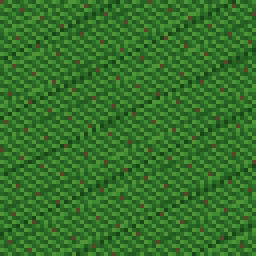
#> input picture blocks/assets/packs/classic/grass_top.png, 64 x 64 px, found by its file name (shown 4 times larger)
$ python gen_pack.py
#> lines starting #> are read from the running program, lines starting #| are printed output that depends on the picture
#!/usr/bin/env python3
"""Bertopia asset pack generator. Deterministic: same inputs -> same bytes.
Inputs : Kenney Voxel Pack (CC0) unzipped at $KENNEY_VOXEL (default /tmp/kpack/voxel), registry_src.py
Outputs: textures/{blocks,items,sprites,minimap}/*.png, atlas/{terrain,alpha,items}.png + .json, registry.json,
         dex/bertodex-en.json, manifest rows (tools/_manifest_tex.csv) consumed by check_pack.py / MANIFEST.csv.
Style  : 32 px, flat colours, 2x2 pixel clusters, 1 px dark outline on items, glare-safe (no pure #FFFFFF).
"""
import os, sys, json, math, hashlib, csv
import numpy as np
from PIL import Image, ImageDraw, ImageFilter
HERE = os.path.dirname(os.path.abspath(__file__)); ROOT = os.path.dirname(HERE)
sys.path.insert(0, HERE); import registry_src as R
KV = os.environ.get('KENNEY_VOXEL', '/tmp/kpack/voxel')
S = 32
KENNEY_URL = 'https://kenney.nl/assets/voxel-pack'
ROWS = []  # manifest rows: id,type,file,size,source_url,license_as_stated,author,made_by,used_by
LIC_K = 'Creative Commons CC0 (as stated on kenney.nl page and License.txt in zip)'
LIC_G = 'Project-original (generated by tools/gen_pack.py; owner trebiluk); no third-party license'
GLARE = np.array([238, 243, 247])  # snow #EEF3F7 is the brightest allowed surface colour (WORLD-2 §4)

def rng(name):
    return np.random.default_rng(int(hashlib.sha1(name.encode()).hexdigest()[:8], 16))
def hexc(h):
    h = h.lstrip('#'); return np.array([int(h[i:i+2], 16) for i in (0, 2, 4)], dtype=float)
def kenney(name, folder='Tiles'):
    im = Image.open(f'{KV}/PNG/{folder}/{name}.png').convert('RGBA')
    return im.resize((S, S), Image.BOX)
def arr(im): return np.asarray(im.convert('RGBA')).astype(float)
def img(a): return Image.fromarray(np.clip(a, 0, 255).astype(np.uint8), 'RGBA')
def deglare(a):
    """Clamp every opaque pixel so no channel set reaches pure white; brightest = #EEF3F7."""
    rgb = a[..., :3]; lum = rgb.mean(-1, keepdims=True)
    hot = (rgb > GLARE).any(-1, keepdims=True)
    a[..., :3] = np.where(hot, np.minimum(rgb, GLARE), rgb)
    return a
# [10 lines left out: functions noise_tile, speckle, not called in this run]
def bevel(a, d=18):
    a[0, :, :3] += d; a[:, 0, :3] += d; a[-1, :, :3] -= d; a[:, -1, :3] -= d; return a

# ---------- ore overlays: each ore has a distinct SHAPE (WORLD-1 §7), not only a colour ----------
# [48 lines left out: functions ov_dots, ov_streaks, ov_flakes, ov_squares, ov_spikes, ov_lines and 2 more, not called in this run]
def ov_grains(a, col, seed, n=40):                 # black sand / ilmenite style grains
    return speckle(a, col, n / (S*S), seed)
# [10 lines left out: functions ov_flecks, ov_layers, not called in this run]

# ---------- machine family faces ----------
STEEL = '#8a929c'; FRAME = '#565d66'
ACCENT = {'power': '#e3b341', 'logistics': '#3fa7c2', 'network': '#7a5cc7', 'craft': '#d27a3c', 'fun': '#e05a8a', 'music': '#5bbf8a', 'town': '#b78a5a'}
# [7 lines left out: function machine, not called in this run]
def g_screen(col):
    return lambda d: (d.rectangle([7, 6, 24, 18], fill=(28, 40, 52), outline=(20, 24, 28)), d.line([9, 10, 18, 10], fill=col), d.line([9, 13, 15, 13], fill=col))
def g_fire(d):
    d.rectangle([8, 9, 23, 20], fill=(40, 30, 28)); d.polygon([(12, 20), (16, 11), (20, 20)], fill=(240, 150, 50)); d.polygon([(14, 20), (16, 15), (18, 20)], fill=(250, 220, 120))
# [4 lines left out: function g_slots, not called in this run]
def g_bolt(d): d.polygon([(17, 6), (11, 16), (16, 16), (14, 23), (21, 12), (16, 12)], fill=(240, 200, 70))
def g_gear(d): d.ellipse([10, 8, 22, 20], outline=(230, 140, 70), width=2); d.ellipse([14, 12, 18, 16], fill=(230, 140, 70))
def g_net(d):
    for p in [(16, 8), (9, 18), (23, 18)]: d.ellipse([p[0]-2, p[1]-2, p[0]+2, p[1]+2], fill=(160, 130, 230))
    d.line([16, 8, 9, 18], fill=(160, 130, 230)); d.line([16, 8, 23, 18], fill=(160, 130, 230)); d.line([9, 18, 23, 18], fill=(160, 130, 230))
# [16 lines left out: functions wood_face, door_half, not called in this run]

def cross(draw_fn, seed):
    im = Image.new('RGBA', (S, S), (0, 0, 0, 0)); d = ImageDraw.Draw(im); draw_fn(d, rng(seed)); return arr(im)
# [13 lines left out: function bush, not called in this run]

def T(name):  # texture recipes (block faces)
    k = name
    # --- live atlas order (indices 0..20 identical names to bloxbert-src/assets/atlas.json) ---
    if k in ('grass_top', 'dirt_grass', 'dirt', 'stone', 'greystone', 'stone_coal', 'sand', 'gravel_stone', 'brick_red',
             'brick_grey', 'wood', 'trunk_top', 'trunk_side', 'cotton_blue', 'cotton_green', 'cotton_red', 'cotton_tan',
             'snow', 'ice', 'redsand', 'dirt_snow', 'trunk_white_side', 'trunk_white_top', 'water', 'lava'):
        a = arr(kenney(k))
        if k == 'snow': a[..., :3] = a[..., :3] * 0.94 + hexc('#e3ecf2') * 0.06
        if k == 'ice': a[..., :3] = a[..., :3] * 0.9 + hexc('#bfe6ef') * 0.1
        if k == 'water': a[..., 3] = 170
        return a, 'kenney:' + k
    if k == 'leaves': return arr(kenney('leaves_transparent')), 'kenney:leaves_transparent'
    if k == 'glass': return arr(kenney('glass_frame')), 'kenney:glass_frame'
    if k.startswith('wheat_stage'): return arr(kenney(k)), 'kenney:' + k
    stone = lambda: arr(kenney('stone'))
    G = None
    ores = {
        'ore_iron': lambda: ov_dots(stone(), '#b0643a', k), 'ore_copper': lambda: ov_streaks(stone(), '#d9813e', '#4fae8c', k),
        'ore_zinc': lambda: ov_flakes(stone(), '#8fa3bd', k), 'ore_tin': lambda: ov_squares(stone(), '#4b3a2e', k),
        'ore_quartz': lambda: ov_spikes(stone(), '#e6e8ea', k), 'ore_silver': lambda: ov_lines(stone(), '#e8eef4', k),
        'ore_gold': lambda: ov_vein(stone(), '#e8b923', k), 'glow_moss': lambda: ov_glow(noise_tile('#2f4d45', 10, k), '#4fe0c8', k),
        'ore_ilmenite': lambda: ov_squares(arr(kenney('greystone')), '#22252b', k, 7),
        'ore_platinum': lambda: ov_flecks(noise_tile('#3e3a44', 8, 'basalt'), '#d9dde3', k),
        'ore_graphite': lambda: ov_layers(noise_tile('#4a4d52', 8, k), '#2a2c30', k),
    }
    if k in ores: return ores[k](), 'generated'
    plain = {
        'coreplate': ('#3b3f47', 6), 'clay': ('#8e9fae', 5), 'clay_boundary': ('#b9a48a', 5), 'basalt': ('#3e3a44', 8),
        'granite': ('#b9b2ab', 10), 'red_soil': ('#a5522f', 10), 'bauxite': ('#b5653f', 12), 'salt_crust': ('#e8e4da', 6),
        'sand_black': ('#2b2a2e', 10), 'sand_quartz': ('#e2d6b5', 9), 'gravel_panned': ('#8d8a85', 8),
        'molten': ('#ff8a2a', 18), 'leaf_pile': ('#c4662f', 16), 'concrete': ('#a7a9ab', 5), 'plywood': ('#c9a46b', 6),
        'copper_block': ('#c27a43', 6), 'steel_block': ('#8e969f', 5), 'cut_stone': ('#9a9ea3', 5),
    }
    if k in plain:
        a = noise_tile(*plain[k], seed=k)
        if k == 'granite': a = speckle(speckle(a, '#5b5552', .06, k + '1'), '#e0d6cc', .05, k + '2')
        if k == 'bauxite': a = ov_dots(a, '#8a3f22', k, 9, 1)
        if k == 'sand_black': a = speckle(a, '#5a5f66', .08, k)
        if k == 'sand_quartz': a = speckle(a, '#f0ece2', .06, k)
        if k == 'salt_crust': a = ov_lines(a, '#c8c2b4', k, 7)
        if k == 'clay_boundary': a[14:18, :, :3] -= 25
        if k == 'gravel_panned': a = speckle(a, '#6d6a66', .1, k, 2)
        if k in ('cut_stone', 'concrete', 'copper_block', 'steel_block'): a = bevel(a)
        if k == 'cut_stone': a[15, :, :3] -= 25; a[:15, 15, :3] -= 25; a[16:, 7, :3] -= 25; a[16:, 23, :3] -= 25
        if k == 'plywood': a[::4, :, :3] -= 14
        if k == 'molten': a = speckle(a, '#ffd36a', .08, k, 2)
        return a, 'generated'
    if k == 'leaves_birch': a = arr(kenney('leaves_transparent')); a[..., :3] = a[..., :3] * 0.6 + hexc('#9fd36a') * 0.4; return a, 'kenney:leaves_transparent (recoloured)'
    if k == 'leaves_spruce': a = arr(kenney('leaves_transparent')); a[..., :3] = a[..., :3] * 0.55 + hexc('#1f4d3a') * 0.45; return a, 'kenney:leaves_transparent (recoloured)'
    if k in ('trunk_spruce_side', 'trunk_spruce_top'):
        a = arr(kenney(k.replace('spruce_', ''))); a[..., :3] *= np.array([0.7, 0.62, 0.58]); return a, 'kenney:' + k.replace('spruce_', '') + ' (recoloured)'
    if k == 'dirt_grass_snow': return arr(kenney('dirt_snow')), 'kenney:dirt_snow'
    if k == 'glass_tinted': a = arr(kenney('glass_frame')); a[..., :3] = a[..., :3] * 0.6 + hexc('#4b5f73') * 0.4; a[..., 3] = np.maximum(a[..., 3], 120); return a, 'kenney:glass_frame (tinted)'
    if k == 'glass_frosted': a = arr(kenney('glass_frame')); a[..., :3] = a[..., :3] * 0.5 + hexc('#d7e4ea') * 0.5; a[..., 3] = np.maximum(a[..., 3], 190); return a, 'kenney:glass_frame (frosted)'
    if k == 'glass_pane': a = arr(kenney('glass_frame')); return a, 'kenney:glass_frame'
    if k == 'mirror': a = noise_tile('#b8c6d0', 4, k); a[4:-4, 4:-4, :3] = hexc('#cfe0ea'); a[6:10, 6:20, :3] = GLARE; a = bevel(a, 30); return a, 'generated'
    # --- stations (live) ---
    if k == 'workbench_top': return wood_face(k, lambda d: (d.rectangle([4, 4, 27, 27], outline=(90, 60, 30)), d.line([8, 10, 20, 10], fill=(150, 150, 160), width=2), d.line([10, 20, 22, 20], fill=(90, 60, 30), width=2))), 'generated (on kenney:wood)'
    if k == 'workbench_side': return wood_face(k, lambda d: d.rectangle([3, 14, 28, 17], fill=(110, 75, 40))), 'generated (on kenney:wood)'
    if k == 'oven_front': return machine(k, 'craft', g_fire), 'generated'
    if k == 'oven_side': return machine(k, 'craft'), 'generated'
    if k == 'oven_top': return machine(k, 'craft', lambda d: d.ellipse([10, 10, 21, 21], outline=(60, 60, 66), width=2)), 'generated'
    if k == 'machine_side': return machine(k, 'logistics'), 'generated'
    if k == 'machine_top': return machine(k, 'logistics', lambda d: d.rectangle([9, 9, 22, 22], outline=(70, 76, 84))), 'generated'
    if k == 'vend_front': return machine(k, 'town', g_slots(4)), 'generated'
    if k == 'store_front': return wood_face(k, lambda d: (d.rectangle([4, 6, 27, 14], fill=(60, 120, 150)), d.ellipse([12, 18, 19, 25], fill=(214, 140, 60), outline=(120, 70, 30)))), 'generated (on kenney:wood)'
    if k == 'store_top': return wood_face(k), 'kenney:wood'
    if k == 'bunk_top': a = arr(kenney('cotton_blue')); a[2:10, 4:28, :3] = hexc('#e6e2d8'); return a, 'generated (on kenney:cotton_blue)'
    if k == 'bunk_side': return wood_face(k, lambda d: (d.rectangle([2, 8, 29, 14], fill=(70, 110, 170)), d.rectangle([2, 22, 29, 25], fill=(110, 75, 40)))), 'generated (on kenney:wood)'
    if k in ('box_front', 'box_side', 'box_top', 'overflow_front', 'cabinet_front', 'cabinet_glass_front', 'apple_crate_side', 'apple_crate_top', 'drafting_top', 'labbench_top', 'labbench_side'):
        # [13 lines left out: function gl, not called in this run]
        return wood_face(k, gl), 'generated (on kenney:wood)'
    if k == 'smelter_front':
        a = arr(kenney('brick_grey')); im = img(a); g_fire(ImageDraw.Draw(im)); return arr(im), 'generated (on kenney:brick_grey)'
    if k in ('smelter_side', 'smelter_top'): return arr(kenney('brick_grey')), 'kenney:brick_grey'
    fam = {'fabricator_front': ('craft', g_gear), 'core_front': ('network', g_net), 'drivebay_front': ('network', g_slots(4)),
           'terminal_front': ('network', g_screen((160, 130, 230))), 'batterybox_front': ('power', g_bolt),
           'sorter_front': ('logistics', lambda d: [d.line([16, 8, x, 24], fill=(110, 200, 220), width=2) for x in (6, 12, 20, 26)]),
           'sorter_side': ('logistics', None), 'cleanbench_front': ('craft', g_screen((120, 220, 240))),
           'locker_front': ('town', lambda d: [d.line([8, y, 23, y], fill=(60, 66, 74)) for y in (6, 8, 10)]), 'locker_side': ('town', None),
           'jukebox_front': ('music', lambda d: (d.ellipse([8, 6, 23, 21], fill=(30, 30, 34), outline=(91, 191, 138), width=2), d.ellipse([14, 12, 17, 15], fill=(224, 90, 138)))),
           'jukebox_side': ('music', None), 'jukebox_top': ('music', lambda d: d.line([8, 15, 23, 15], fill=(30, 30, 34), width=2)),
           'disco_top': ('fun', lambda d: [d.rectangle([2 + (i % 4) * 7, 2 + (i // 4) * 7, 7 + (i % 4) * 7, 7 + (i // 4) * 7], fill=[(224, 90, 138), (63, 167, 194), (227, 179, 65), (122, 92, 199)][(i + i // 4) % 4]) for i in range(16)]),
           }
    if k in fam: a, gfn = fam[k]; return machine(k, a, gfn), 'generated'
    if k == 'solar_top':
        a = noise_tile('#24364f', 4, k); a[:, ::8, :3] = hexc('#8a929c'); a[::8, :, :3] = hexc('#8a929c'); a[1:3, 1:31, :3] += 30; return a, 'generated'
    if k == 'carved_front_blank':  # default face; a player-carved 16x16 face bitmap replaces the centre at runtime
        a = noise_tile('#e07a24', 8, 'pumpkin'); a[:, ::6, :3] -= 30; im = img(a); d = ImageDraw.Draw(im)
        d.rectangle([8, 8, 23, 23], outline=(170, 90, 30)); return arr(im), 'generated'
    if k in ('gift_top', 'gift_side'):
        a = noise_tile('#3a8f5a', 4, k); a[:, 14:18, :3] = hexc('#d94a4a')
        if k == 'gift_top': a[14:18, :, :3] = hexc('#d94a4a')
        return a, 'generated'
    if k in ('hay_top', 'hay_side'):
        a = noise_tile('#d6b25a', 10, k)
        if k == 'hay_side': a[:, ::3, :3] -= 18; a[9:11, :, :3] = hexc('#8a5a2a'); a[21:23, :, :3] = hexc('#8a5a2a')
        else: a = speckle(a, '#b08a3a', .15, k)
        return a, 'generated'
    if k == 'tile_ornament':
        a = noise_tile('#24456b', 4, k); im = img(a); d = ImageDraw.Draw(im)
        for (x, y), c in zip([(8, 9), (22, 11), (12, 23), (24, 24)], [(217, 74, 74), (227, 179, 65), (79, 224, 200), (224, 90, 138)]): d.ellipse([x-4, y-4, x+4, y+4], fill=c); d.point((x-1, y-2), fill=(238, 243, 247))
        return arr(im), 'generated'
    if k == 'stripe_red':
        yy, xx = np.mgrid[0:S, 0:S]; a = np.zeros((S, S, 4)); a[..., 3] = 255
        a[..., :3] = np.where((((xx + yy) // 6) % 2 == 0)[..., None], hexc('#d94a4a'), hexc('#e8e4da')); return a, 'generated'
    if k in ('bounce_top', 'bounce_side'):
        a = noise_tile('#3fb27f', 6, k)
        if k == 'bounce_side': a[::6, :, :3] = hexc('#8a929c')
        else: a = bevel(a, 25)
        return a, 'generated'
    if k in ('note_top', 'note_side'):
        a = arr(kenney('wood_red')); im = img(a); d = ImageDraw.Draw(im)
        d.ellipse([10, 18, 16, 23], fill=(30, 30, 34)); d.line([15, 20, 15, 8], fill=(30, 30, 34), width=2); d.line([15, 8, 21, 10], fill=(30, 30, 34), width=2)
        return arr(im), 'generated (on kenney:wood_red)'
    if k in ('pumpkin_top', 'pumpkin_side', 'jack_front'):
        a = noise_tile('#e07a24', 8, 'pumpkin'); a[:, ::6, :3] -= 30
        if k == 'pumpkin_top': a[13:19, 13:19, :3] = hexc('#4f7a2a')
        if k == 'jack_front':
            im = img(a); d = ImageDraw.Draw(im)
            d.polygon([(7, 13), (11, 9), (13, 13)], fill=(255, 214, 102)); d.polygon([(19, 13), (21, 9), (25, 13)], fill=(255, 214, 102))
            d.arc([8, 14, 24, 26], 10, 170, fill=(255, 214, 102), width=3); a = arr(im)
        return a, 'generated'
    if k in ('tile_marigold_pattern', 'tile_rangoli'):
        a = noise_tile('#3a2f4f' if k == 'tile_marigold_pattern' else '#f2e6d0', 3, k); im = img(a); d = ImageDraw.Draw(im)
        if k == 'tile_rangoli':
            d.rectangle([3, 3, 28, 28], outline=(120, 110, 96), width=2); d.polygon([(16, 6), (26, 16), (16, 26), (6, 16)], outline=(120, 110, 96), width=2); d.rectangle([13, 13, 19, 19], fill=(150, 140, 124))
        else:
            d.ellipse([9, 7, 23, 20], fill=(232, 226, 214)); d.ellipse([11, 11, 14, 14], fill=(224, 90, 138)); d.ellipse([18, 11, 21, 14], fill=(63, 167, 194)); d.rectangle([12, 20, 20, 24], fill=(232, 226, 214))
            for x in (4, 27): d.ellipse([x-2, 26, x+2, 30], fill=(227, 179, 65))
        return arr(im), 'generated'
    if k in ('bamboo_side', 'bamboo_top'):
        a = noise_tile('#9cbf5a', 6, k)
        if k == 'bamboo_side': a[::8, :, :3] -= 40; a[:, ::8, :3] -= 15
        else: a[8:24, 8:24, :3] = hexc('#d8c88a')
        return a, 'generated'
    if k in ('cinder_side', 'cinder_top'):
        a = bevel(noise_tile('#9b9d9f', 6, k))
        if k == 'cinder_top': a[6:14, 6:26, :3] = a[18:26, 6:26, :3] = hexc('#4a4c4e')
        return a, 'generated'
    if k == 'roof_tile':
        a = noise_tile('#a4483a', 7, k)
        for y in range(0, S, 8): a[y + 6:y + 8, :, :3] -= 40; a[y:y + 8, (y // 8 % 2) * 8::16, :3] -= 18
        return a, 'generated'
    # --- alpha / cross / flat textures ---
    crosses = {
        'reed': bush('#5f9e4a', '#7a5a2e', 'cob'), 'corn_bush': bush('#5f9e4a', '#e8c43a', 'cob'), 'cotton_bush': bush('#4f8a3e', '#ece6dc', 'dots'),
        'flower_teal': bush('#4f8a3e', '#3fb6c9', 'flower'), 'flower_pink': bush('#4f8a3e', '#e05a8a', 'flower'), 'flower_yellow': bush('#4f8a3e', '#e8c43a', 'flower'),
        'marigold': bush('#4f8a3e', '#f08a24', 'flower'), 'corn_stalks': bush('#c9a65a', '#a07a3a', 'cob'),
    }
    if k in crosses: return cross(crosses[k], k), 'generated'
    if k == 'quartz_cluster':
        return cross(lambda d, g: [d.polygon([(x-3, S-1), (x, S-1-h), (x+3, S-1)], fill=(230, 232, 236), outline=(150, 160, 175)) for x, h in [(9, 14), (16, 22), (23, 12)]], k), 'generated'
    if k == 'cobweb':
        def f(d, g):
            for ang in range(0, 360, 45): d.line([16, 16, 16 + 15 * math.cos(math.radians(ang)), 16 + 15 * math.sin(math.radians(ang))], fill=(220, 224, 230, 200))
            for r_ in (5, 10, 14): d.ellipse([16-r_, 16-r_, 16+r_, 16+r_], outline=(220, 224, 230, 170))
        return cross(f, k), 'generated'
    if k == 'glow_strip': return cross(lambda d, g: (d.rectangle([2, 13, 29, 18], fill=(60, 64, 72)), d.rectangle([3, 14, 28, 17], fill=(160, 240, 230))), k), 'generated'
    if k == 'wire_copper': return cross(lambda d, g: (d.line([0, 16, 31, 16], fill=(194, 122, 67), width=3), d.line([16, 0, 16, 31], fill=(194, 122, 67), width=3), d.ellipse([13, 13, 19, 19], fill=(150, 90, 45))), k), 'generated'
    if k == 'papel_picado': return cross(lambda d, g: (d.line([0, 4, 31, 4], fill=(90, 90, 90)), [d.rectangle([1 + i * 8, 5, 6 + i * 8, 16], fill=[(224, 90, 138), (63, 167, 194), (227, 179, 65), (91, 191, 138)][i]) for i in range(4)]), k), 'generated'
    if k == 'string_lights': return cross(lambda d, g: (d.arc([0, -10, 31, 14], 20, 160, fill=(60, 60, 60)), [d.ellipse([x-2, y-2, x+2, y+2], fill=c) for (x, y), c in zip([(5, 8), (11, 11), (17, 12), (23, 11), (28, 8)], [(255, 214, 102), (224, 90, 138), (79, 224, 200), (255, 214, 102), (160, 130, 230)])]), k), 'generated'
    if k == 'winter_lights': return cross(lambda d, g: (d.arc([0, -10, 31, 14], 20, 160, fill=(40, 90, 50)), [d.ellipse([x-2, y-1, x+2, y+4], fill=c) for (x, y), c in zip([(5, 8), (11, 11), (17, 12), (23, 11), (28, 8)], [(217, 74, 74), (91, 191, 138), (227, 179, 65), (63, 120, 194), (217, 74, 74)])]), k), 'generated'
    if k == 'gourds': return cross(lambda d, g: (d.ellipse([3, 18, 15, 30], fill=(232, 196, 58), outline=(150, 120, 30)), d.ellipse([13, 14, 23, 30], fill=(91, 150, 80), outline=(50, 90, 40)), d.ellipse([20, 20, 30, 30], fill=(224, 122, 36), outline=(150, 70, 20)), d.line([18, 14, 19, 10], fill=(110, 80, 40), width=2)), k), 'generated'
    if k == 'bats_deco': return cross(lambda d, g: (d.line([0, 4, 31, 4], fill=(90, 90, 90)), [d.polygon([(x, y), (x - 6, y - 2), (x - 4, y + 2), (x - 2, y + 1), (x, y + 4), (x + 2, y + 1), (x + 4, y + 2), (x + 6, y - 2)], fill=(52, 40, 64)) for x, y in [(7, 9), (17, 14), (26, 9)]]), k), 'generated'
    if k == 'wreath': return cross(lambda d, g: (d.ellipse([3, 3, 28, 28], outline=(47, 110, 60), width=6), [d.ellipse([x-2, y-2, x+2, y+2], fill=(217, 74, 74)) for x, y in [(8, 9), (24, 10), (9, 23), (23, 23)]], d.polygon([(12, 26), (16, 22), (20, 26), (16, 30)], fill=(217, 74, 74))), k), 'generated'
    if k == 'bronze_plaque': return cross(lambda d, g: (d.rectangle([4, 8, 27, 23], fill=(176, 125, 66), outline=(110, 75, 35)), d.line([8, 13, 23, 13], fill=(110, 75, 35)), d.line([8, 18, 19, 18], fill=(110, 75, 35))), k), 'generated'
    if k.startswith('door_'):
        _, style, half = k.split('_'); return door_half(half == 'top', style), 'generated'
    return None, None

# [4 lines left out: function outline, not called in this run]

MAT = {'wood': '#a8743f', 'stone': '#8d9196', 'copper': '#d9813e', 'steel': '#9aa3ad', 'iron': '#a7a29c', 'zinc': '#8fa3bd',
       'tin': '#b8b9a8', 'bronze': '#b9853f', 'silver': '#dfe6ec', 'gold': '#e8b923', 'platinum': '#cfd6dd', 'aluminum': '#c3ccd4',
       'titanium': '#8e95a8', 'iridium': '#b7a9d6', 'rhodium': '#d6c9c0', 'alumina': '#e2e0dc', 'tio2': '#e6e6e0', 'quartz': '#e6e8ea',
       'silicon': '#5d6b7a', 'graphite': '#3a3d42', 'glow': '#4fe0c8', 'dye': '#e05a8a', 'empty': '#bfe0ea', 'herb': '#6fbf5a',
       'morph': '#a97ae0', 'fizz': '#9ad7ff', 'frost': '#bfe6ef', 'corn': '#e8c43a', 'cotton': '#ece6dc'}
def C(m): return tuple(hexc(MAT.get(m, m)).astype(int))
# [106 lines left out: functions icon, sprite, not called in this run]

PAT = {}
# [8 lines left out: function minimap, not called in this run]

def main():
    for sub in ('textures/blocks', 'textures/items', 'textures/sprites', 'textures/minimap', 'atlas', 'dex'):
        os.makedirs(f'{ROOT}/{sub}', exist_ok=True)
    LIVE21 = ['grass_top', 'dirt_grass', 'dirt', 'stone', 'greystone', 'stone_coal', 'sand', 'gravel_stone', 'brick_red', 'brick_grey', 'wood',
              'trunk_top', 'trunk_side', 'leaves', 'cotton_blue', 'cotton_green', 'cotton_red', 'cotton_tan', 'snow', 'ice', 'redsand']
    names, alpha_names = list(LIVE21), []
    kinds = {}
    for b in R.BLOCKS:
        f = b[4]; faces = f.values() if isinstance(f, dict) else [f]
        for n in faces:
            if b[3] in ('alpha', 'cross', 'flat', 'model') or n in ('leaves',):
                if n not in alpha_names and n not in ('leaves',): alpha_names.append(n)
            elif n not in names: names.append(n)
            kinds[n] = b[3]
    # model blocks draw from item-style icons; their 'faces' key is an icon name, not a cube texture
    model_icons = sorted({(b[4] if isinstance(b[4], str) else None) for b in R.BLOCKS if b[3] == 'model'} - {None})
    alpha_names = [n for n in alpha_names if n not in model_icons]
    alpha_names = ['leaves', 'glass'] + [n for n in alpha_names if n not in ('glass',)] + ['wheat_stage1', 'wheat_stage2', 'wheat_stage3']
    names = [n for n in names if n not in ('glass',)]
    tex, src = {}, {}
    for n in names + alpha_names:
        a, s = T(n)
#> in kenney, im is the input picture: PIL image 64x64 RGBA; mean R, G, B, A 52.4, 114.6, 41.6, 255
#> in kenney, `return im.resize((S, S), Image.BOX)`:
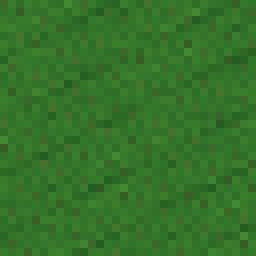
#> returned value: PIL image 32x32 RGBA (shown 8 times larger); mean R, G, B, A 52.7, 114.9, 41.7, 255
#> s = 'kenney:grass_top'
        if a is None: raise SystemExit(f'no recipe for texture {n}')
        a = deglare(a); tex[n] = img(a); src[n] = s
#> in deglare, `lum = rgb.mean(-1, keepdims=True)`:
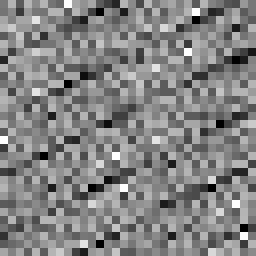
#> lum: shape (32, 32, 1) float64 (shown 8 times larger); min 54, max 84.67, mean 69.8; drawn with min black and max white
        p = f'textures/blocks/{n}.png'; tex[n].save(f'{ROOT}/{p}', optimize=True)
        k = s.startswith('kenney') or '(on kenney' in s
#> k = True
#> (the rest of the program and of its run is left out)
